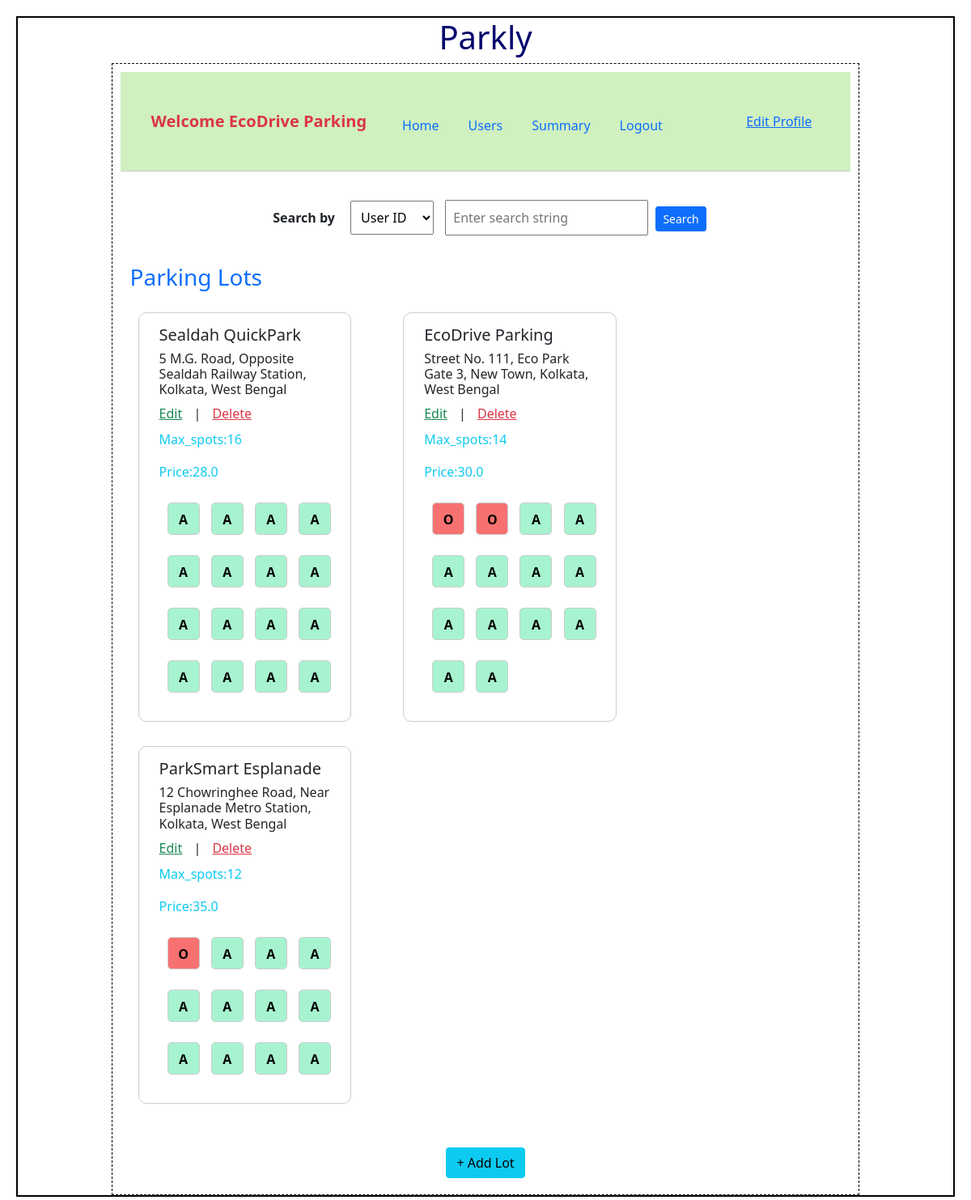
The app's page /admin/EcoDrive Parking, older data.
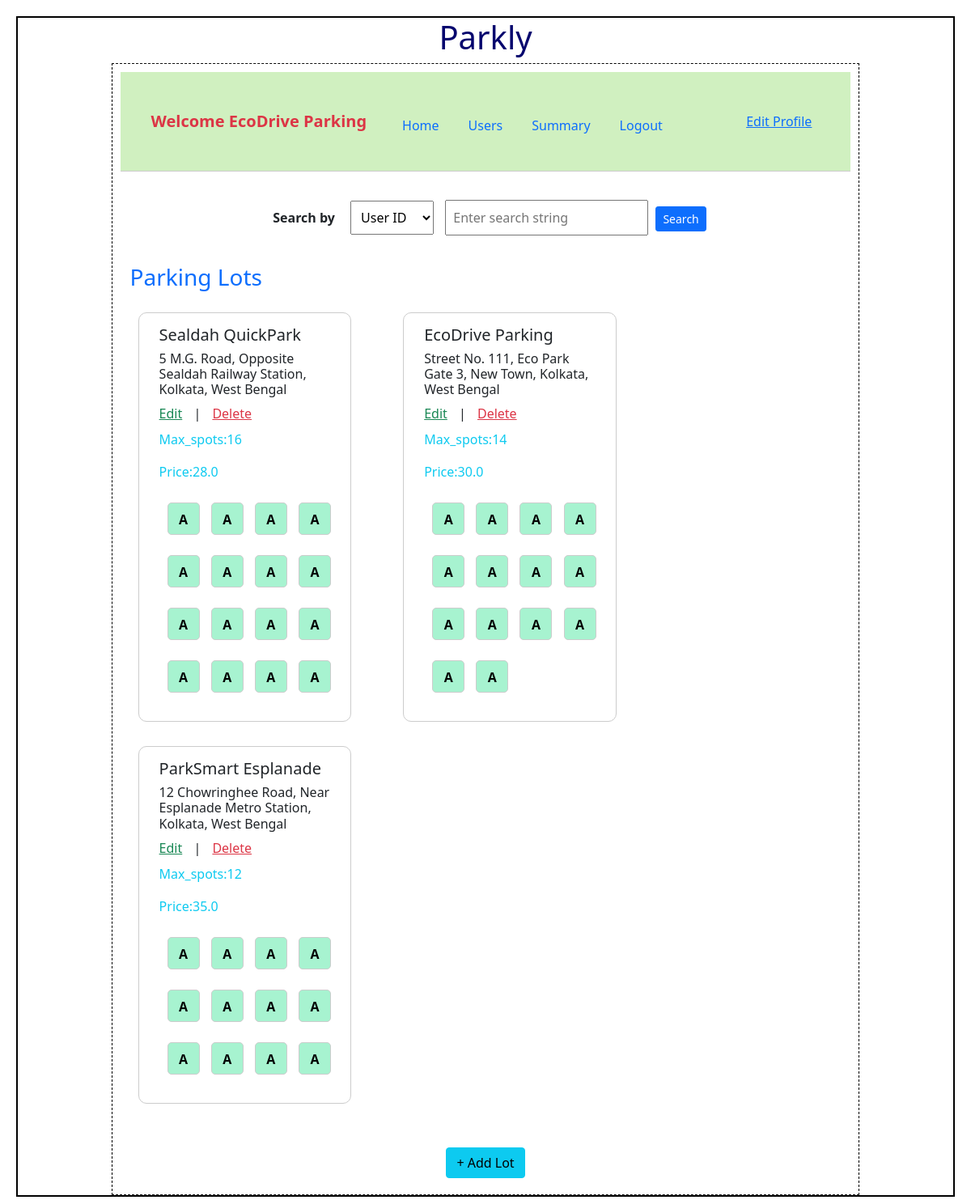
The same page, newer data.
### backend/models.py (models this page shows)
class Parking_lot(db.Model):
    __tablename__="parking_lot"
    id=db.Column(db.Integer,primary_key=True)
    name=db.Column(db.String,nullable=False)
    address=db.Column(db.String,nullable=False)
    pin_code=db.Column(db.Integer,nullable=False)
    price=db.Column(db.Float,default=0.0)
    max_spots=db.Column(db.Integer,nullable=False)
    spots=db.relationship("Parking_spot",cascade="all,delete",backref="parking_lot",lazy=True) # parking lot can access it's all spots
    reservations=db.relationship("Reservation",cascade="all,delete",backref="parking_lot",lazy=True) # parking lot can access it's all reservation

class Parking_spot(db.Model):
    __tablename__="parking_spot"
    id=db.Column(db.Integer,primary_key=True)
    status=db.Column(db.String,nullable=False)
    lot_id=db.Column(db.Integer, db.ForeignKey("parking_lot.id"),nullable=False)
    reservations=db.relationship("Reservation",cascade="all,delete",backref="parking_spot",lazy=True) # parking spot can access it's all reservation

### backend/controllers.py (the view)
@app.route("/admin/<name>")
def admin_dashboard(name):
    parking_lots=get_parking_lots()
    for parking_lot in parking_lots:
        parking_lot.spots = Parking_spot.query.filter_by(lot_id=parking_lot.id).all()
    return render_template("admin_dashboard.html",name=name,parking_lots=parking_lots)

### backend/controllers.py (called while the page is built)
def get_parking_lots():
    parking_lots=Parking_lot.query.all()
    return parking_lots

### templates/admin_dashboard.html (shortened to what this page needs)
{% extends "admin_layout.html" %}
{% block content %}
                <div class="search-section">
                  <label class="fw-bold">Search by</label>
                  <select>
                    <option value="user">User ID</option>
                  </select>
                  <input type="text" placeholder="Enter search string">
                  <button class="btn btn-primary btn-sm">Search</button>
                </div>
                <div class="container mt-4">
                  {% if parking_lots %}
                    <h3 class="text-primary mb-3">Parking Lots</h3>
                    <div class="row">
                      {% for parking_lot in parking_lots %}
                      <div class="col-md-4">
                        <div class="lot-card">
                          <h5>{{parking_lot.name}}</h5>
                          <h6>{{parking_lot.address}}</h6>
                          <a href="{{ url_for('edit_parking_lot', lot_id=parking_lot.id, name=name) }}" class="text-success">Edit</a> |
                          <a href="{{ url_for('delete_parking_lot', lot_id=parking_lot.id, name=name) }}" class="text-danger">Delete</a>
                          <p class="text-info mt-2">Max_spots:{{parking_lot.max_spots}}</p>
                          <p class="text-info mt-2">Price:{{parking_lot.price}}</p>
                          {% if parking_lot.spots %}
                            <div class="spot-grid mt-2">
                              {% for spot in parking_lot.spots %}
                                <a href="{{ url_for('view_spot', spot_id=spot.id, lot_id=parking_lot.id, name=name) }}">
                                  <button type="button"
                                          class="spot-box {% if spot.status == 'O' %}occupied{% else %}available{% endif %}">
                                    {{ spot.status }}
                                  </button>
                                </a>
                              {% endfor %}
                            </div>
                          {% else %}
                            <p>No occupied here !!!</p>
                          {% endif %}
                        </div>
                      </div>
                      {% endfor %}
                    </div>
                    {% else %}
                    <h3 class="center"> No parking lots are available!!!</h3>
                    {% endif %}
                    <div class="text-center mt-4">
                      <a href="/parking_lot/{{name}}" type="button" class="btn btn-info">+ Add Lot</a>
                    </div>
                </div>
{% endblock %}

### templates/admin_layout.html (shortened to what this page needs)
<!DOCTYPE html>
<html>
    <head>
        <link rel="stylesheet" href="/static/styles/main.css">
        <link href="https://cdn.jsdelivr.net/npm/bootstrap@5.0.2/dist/css/bootstrap.min.css" rel="stylesheet">
    </head>
    <body>
        <div class="my_container">
           <div class="center"><h1>Parkly</h1></div>
            <div class="my_panel">
                <nav class="navbar navbar-expand-lg navbar-custom p-3">
                    <div class="container-fluid">
                      <span class="navbar-brand fw-bold text-danger">Welcome {{name}}</span>
                      <div class="navbar-nav">
                        <a class="nav-link" href="{{ url_for('admin_dashboard', name=name) }}">Home</a>
                        <a class="nav-link" href="{{ url_for('admin_users', name=name) }}">Users</a>
                        <a class="nav-link" href="{{ url_for('admin_summary', name=name) }}">Summary</a>
                        <a class="nav-link" href="{{ url_for('signin') }}">Logout</a>
                      </div>
                      <div class="ms-auto">
                        <a href="edit_profile.html" class="text-primary">Edit Profile</a>
                      </div>
                    </div>
                </nav>
                {% block content %}{% endblock %}
            </div>
        </div>
    </body>
</html>

### static/styles/main.css (style rules this page uses)
* { margin:10px; }
.my_container { border: 2px solid black; }
.my_panel { width: 80%; margin: auto; height: auto; border: 1px dashed black; }
.center { text-align: center; margin: auto; color: rgb(5, 5, 110); }
.navbar-custom { background-color: #d0f0c0; }
.lot-card { border: 1px solid #ccc; border-radius: 10px; padding: 15px; margin: 10px; }
.spot-grid { display: grid; grid-template-columns: repeat(auto-fit, minmax(40px, 1fr)); gap: 5px; margin-top: 10px; }
.spot-box { width: 40px; height: 40px; border: 1px solid #ccc; border-radius: 5px; text-align: center; line-height: 38px; font-weight: bold; cursor: pointer; }
.spot-box.available { background-color: #a7f3d0; }
body { font-family: Arial, sans-serif; }
.navbar-custom { background-color: #d0f0c0; border-bottom: 1px solid #ccc; }
.search-section { margin: 30px auto; text-align: center; }
.search-section select, .search-section input { padding: 8px; margin: 5px; font-size: 16px; }

Row changes from the older to the newer data that the page shows:
changed Parking_spot (number 17 of 42 on the later page): status "O" → "A"
changed Parking_spot (number 18 of 42 on the later page): status "O" → "A"
changed Parking_spot (number 31 of 42 on the later page): status "O" → "A"
